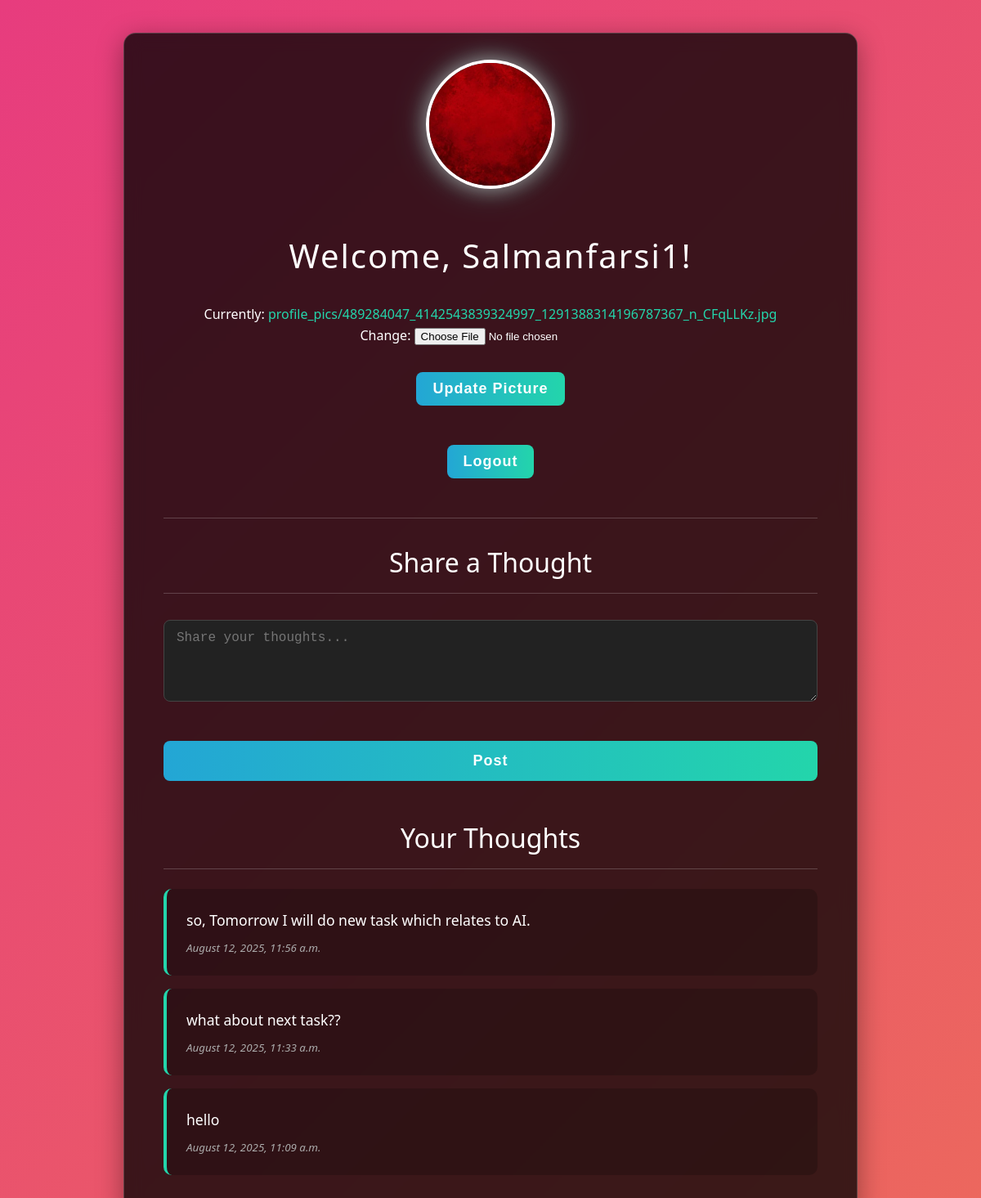
Screenshot of /users/profile/ (signed in) with the database file from the repository.
### users/models.py (models this page shows, shortened)
class Profile(models.Model):
    user = models.OneToOneField(User, on_delete=models.CASCADE)
    profile_picture = models.ImageField(default='default.jpg', upload_to='profile_pics')

class Thought(models.Model):
    user = models.ForeignKey(User, on_delete=models.CASCADE)
    text = models.TextField()
    created_at = models.DateTimeField(auto_now_add=True)

### users/views.py (the view)
# urls.py: path('profile/', views.user_page, name='user_page'),
@login_required
def user_page(request):
    profile = request.user.profile
    if request.method == 'POST':
        if 'update_picture' in request.POST:
            p_form = ProfileUpdateForm(request.POST, request.FILES, instance=profile)
            if p_form.is_valid():
                p_form.save()
                messages.success(request, 'Your profile picture has been updated!')
                return redirect('user_page')
        elif 'post_thought' in request.POST:
            t_form = ThoughtForm(request.POST)
            if t_form.is_valid():
                thought = t_form.save(commit=False)
                thought.user = request.user
                thought.save()
                messages.success(request, 'Your thought has been shared!')
                return redirect('user_page')
    else:
        p_form = ProfileUpdateForm(instance=profile)
        t_form = ThoughtForm()
    thoughts = Thought.objects.filter(user=request.user).order_by('-created_at')
    context = {
        'p_form': p_form,
        't_form': t_form,
        'thoughts': thoughts
    }
    return render(request, 'users/user_page.html', context)

### users/forms.py
class ProfileUpdateForm(forms.ModelForm):
    class Meta:
        model = Profile
        fields = ['profile_picture']

class ThoughtForm(forms.ModelForm):
    class Meta:
        model = Thought
        fields = ['text']
        widgets = {
            'text': forms.Textarea(attrs={'rows': 3, 'placeholder': 'Share your thoughts...'}),
        }

### users/templates/users/user_page.html (shortened to what this page needs)
{% extends "users/base.html" %}
{% block content %}
<div class="user-page">
    <div class="profile-section">
        <img class="profile-pic" src="{{ user.profile.profile_picture.url }}">
        <h2>Welcome, {{ user.username }}!</h2>
        <form method="POST" enctype="multipart/form-data" style="margin-bottom: 1rem;">
            {{ p_form.as_p }}
            <button type="submit" name="update_picture" class="btn">Update Picture</button>
        </form>
        <form action="{% url 'logout' %}" method="post">
            <button type="submit" class="btn">Logout</button>
        </form>
    </div>
    <div class="thoughts-section">
        <h3>Share a Thought</h3>
        <form method="POST">
            {{ t_form.as_p }}
            <button type="submit" name="post_thought" class="btn">Post</button>
        </form>
        <h3>Your Thoughts</h3>
        {% for thought in thoughts %}
            <div class="thought">
                <p>{{ thought.text }}</p>
                <small>{{ thought.created_at|date:"F d, Y, P" }}</small>
            </div>
        {% empty %}
            <p style="text-align:center; color: #aaa;">You haven't shared any thoughts yet.</p>
        {% endfor %}
    </div>
</div>
{% endblock %}

### users/templates/users/base.html (shortened to what this page needs)
{% load static %}
<!DOCTYPE html>
<html lang="en">
<head>
</head>
<body>
    <div class="container">
        {% block content %}{% endblock %}
    </div>
</body>
</html>

### users/templates/users/base.html (style rules this page uses)
body { background: linear-gradient(-45deg, #23a6d5, #23d5ab, #ee7752, #e73c7e); background-size: 400% 400%; animation: gradient 15s ease infinite; color: white; font-family: 'Segoe UI', Tahoma, Geneva, Verdana, sans-serif; margin: 0; padding: 40px 20px; min-height: 100vh; box-sizing: border-box; }
.container { display: flex; justify-content: center; align-items: center; }
.form-container, .user-page { background-color: rgba(0, 0, 0, 0.75); backdrop-filter: blur(10px); padding: 2rem 3rem; border-radius: 15px; width: 100%; border: 1px solid rgba(255, 255, 255, 0.2); box-shadow: 0 8px 32px 0 rgba(0, 0, 0, 0.37); }
.user-page { max-width: 800px; }
h2 { text-align: center; margin-bottom: 2rem; font-size: 2.5rem; font-weight: 300; letter-spacing: 2px; }
p { line-height: 1.6; }
a { color: #23d5ab; text-decoration: none; }
input[type="text"], input[type="password"], input[type="email"], textarea { width: 100%; padding: 12px 15px; margin: 8px 0; display: inline-block; border: 1px solid #444; border-radius: 8px; box-sizing: border-box; background-color: #222; color: #eee; font-size: 16px; transition: border-color 0.3s, box-shadow 0.3s; }
.btn { background: linear-gradient(90deg, #23a6d5, #23d5ab); color: white; padding: 14px 20px; margin: 1rem 0; border: none; border-radius: 8px; cursor: pointer; width: 100%; font-size: 18px; font-weight: bold; letter-spacing: 1px; transition: transform 0.2s, box-shadow 0.2s; }
.profile-section { text-align: center; padding-bottom: 2rem; margin-bottom: 2rem; border-bottom: 1px solid rgba(255, 255, 255, 0.2); }
.profile-pic { width: 150px; height: 150px; border-radius: 50%; object-fit: cover; border: 4px solid #fff; box-shadow: 0 0 25px rgba(255, 255, 255, 0.5), 0 0 40px rgba(35, 213, 171, 0.3); margin-bottom: 1rem; transition: transform 0.3s ease; }
.profile-section .btn { width: auto; padding: 10px 20px; }
.thoughts-section h3 { text-align: center; font-size: 2rem; font-weight: 300; margin-bottom: 1.5rem; border-bottom: 1px solid rgba(255, 255, 255, 0.2); padding-bottom: 1rem; }
textarea#id_text { height: 100px; resize: vertical; }
.thought { background: rgba(0, 0, 0, 0.2); padding: 1.5rem; border-radius: 10px; margin-bottom: 1rem; border-left: 4px solid #23d5ab; transition: background-color 0.3s; }
.thought p { margin: 0 0 0.5rem 0; font-size: 1.1rem; }
.thought small { color: #aaa; font-style: italic; }

### rows the page displays
Thought: text "so, Tomorrow I will do new task which relates to AI.", created_at "August 12, 2025, 11:56 a.m."
Thought: text "what about next task??", created_at "August 12, 2025, 11:33 a.m."
Thought: text "hello", created_at "August 12, 2025, 11:09 a.m."

### other values shown
{{ user.username }} "Salmanfarsi1"
